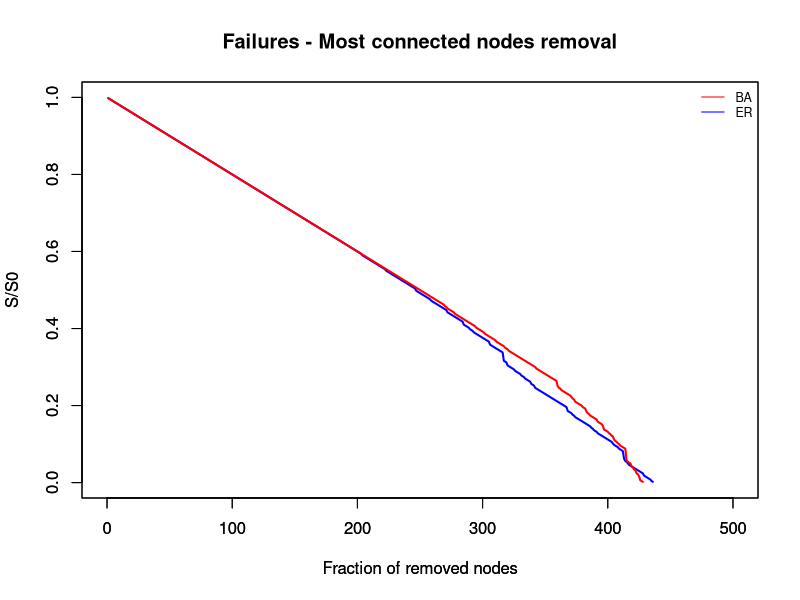

Write R code to recreate this figure.
closeAllConnections()
graphics.off()
rm(list=ls())
#set.seed(101)

# Define the working directory
#setwd("~/Dropbox/0Programs/R/Networks/falhas-ataques")

library(igraph) # Load the igraph package

#### MODEL PARAMETERS ####
N = 500; # number of nodes
av.dg = 10; # average degree
m = av.dg/2; # number of new connections in BA model
q = 0.5 # probability of rewiring in WS model
p = av.dg/(N-1) # prob. of connections in ER model

#### extract the largest component ###
giant.component <- function(graph) {
  cl <- clusters(graph)
  induced.subgraph(graph, which(cl$membership == which.max(cl$csize)))
}

## MODELS ###
# BA network
G <- barabasi.game(N, m = av.dg/2) # generate a BA network

# WS network
#G <- sample_smallworld(dim=1,size=N, nei = av.dg/2, p = q)

#G <- giant.component(G)
#clu <- components(G)

#### FAILS ####
# BA network
#df = round(0.05*N) #number of removed nodes in each time step
df = 1 # remove only one node at a time
s = list() # list that stores the size of the largest component
t = list() # list that stores the fraction of removed nodes
net.size = vcount(G) # newtork size
step = 0
while(net.size > df){
  nodes = sample(seq(1,net.size),df) # select df*N nodes at random
  G = delete_vertices(G,nodes) # delete a hub
  G <- giant.component(G) # calculate the largest component
  net.size = vcount(G) # size of the largest component
  # Note that you can change the measure, as the average shortest path length.
  #measure = mean(shortest.paths(G))
  measure = vcount(G) # the analyzed measure is the size of the largest component.
  s = append(s,measure) # store the measure
  step = step + df # calculate the next fraction
  t = append(t,step)  # store the fraction of removed nodes
}
s = unlist(s) # unlist to plot
t = unlist(t)
plot(t,s/N,xlab = "Fraction of removed nodes", 
     ylab = "S/S0", type="l",lwd=2, col = 'blue', xlim = c(0,N), ylim = c(0,1))
par(new=TRUE) # used to put two curves in the same plot

# ER network
G2 <- erdos.renyi.game(N,p, type =c("gnp")) # create a ER network
y = list() # store the size of the largest component or other measure
x = list() # store the fraction of removed nodes
net.size = vcount(G2) # network size
step = 0 
while(net.size > df){# remove almost all nodes
  nodes = sample(seq(1,net.size),df) #select df*N nodes at random
  G2 = delete_vertices(G2,nodes) # delete this node
  G2 <- giant.component(G2) # calculate the largest component
  net.size = vcount(G2) # network size
  #measure = mean(shortest.paths(G2))
  measure = vcount(G2) # the analyzed measure is the size of the largest component.
  y = append(y,measure) # store the measure
  step = step + df # increase the fraction of removed nodes
  x = append(x,step)  # store the fraction of removed nodes
}
y = unlist(y) # unlist to plot
x = unlist(x)
plot(x,y/N, xlab = "Fraction of removed nodes", 
     main = "Failures - Most connected nodes removal",
     ylab = "S/S0", type="l",lwd=2, col = 'red', xlim = c(0,N), ylim = c(0,1))
legend('topright', c('BA','ER'), lty=1, col=c('red', 'blue'), bty='n', cex=.75)

